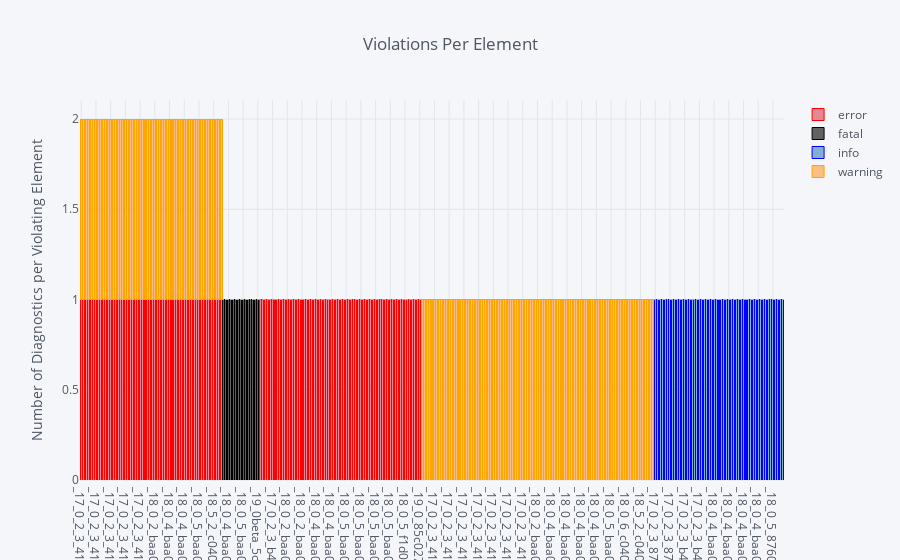

Write notebook code for a chart like this one.
### Code cell
validation_report_elementwise.iplot( 
    kind='bar', barmode='stack', colors = iqs_jupyter.validation_color_scale,
    filename='cufflinks/stacked-bar-chart/diagnostics_per_element',
    yTitle='Number of Diagnostics per Violating Element', title='Violations Per Element',
)

### Figure 1 — Plotly figure (JSON) as saved in the notebook; plotly's stock layout.template omitted (floating-point values rounded to 4 significant figures; data arrays with more than 128 entries replaced by an {"elided": "..."} marker saying what was removed)
{"data": [{"marker": {"color": "rgba(219, 64, 82, 0.6)", "line": {"color": "red", "width": 1}}, "name": "error", "orientation": "v", "text": "", "type": "bar", "uid": "d97195bd-360d-436b-834e-65ecfbf562a2", "x": {"elided": "287 str values"}, "y": {"elided": "287 int values"}}, {"marker": {"color": "rgba(0, 0, 0, 0.6)", "line": {"color": "black", "width": 1}}, "name": "fatal", "orientation": "v", "text": "", "type": "bar", "uid": "c971846d-54eb-4917-ae1e-bda257986cbe", "x": {"elided": "287 str values"}, "y": {"elided": "287 int values"}}, {"marker": {"color": "rgba(55, 128, 191, 0.6)", "line": {"color": "blue", "width": 1}}, "name": "info", "orientation": "v", "text": "", "type": "bar", "uid": "866e7cc1-ed7a-4616-92eb-66a66de41040", "x": {"elided": "287 str values"}, "y": {"elided": "287 int values"}}, {"marker": {"color": "rgba(255, 153, 51, 0.6)", "line": {"color": "orange", "width": 1}}, "name": "warning", "orientation": "v", "text": "", "type": "bar", "uid": "a00da661-dd27-46a1-8d87-3ce3294b4aee", "x": {"elided": "287 str values"}, "y": {"elided": "287 int values"}}], "layout": {"barmode": "stack", "legend": {"bgcolor": "#F5F6F9", "font": {"color": "#4D5663"}, "traceorder": "normal"}, "paper_bgcolor": "#F5F6F9", "plot_bgcolor": "#F5F6F9", "title": {"font": {"color": "#4D5663"}, "text": "Violations Per Element"}, "xaxis": {"gridcolor": "#E1E5ED", "showgrid": true, "tickfont": {"color": "#4D5663"}, "title": {"font": {"color": "#4D5663"}, "text": ""}, "zerolinecolor": "#E1E5ED"}, "yaxis": {"gridcolor": "#E1E5ED", "showgrid": true, "tickfont": {"color": "#4D5663"}, "title": {"font": {"color": "#4D5663"}, "text": "Number of Diagnostics per Violating Element"}, "zerolinecolor": "#E1E5ED"}}}
